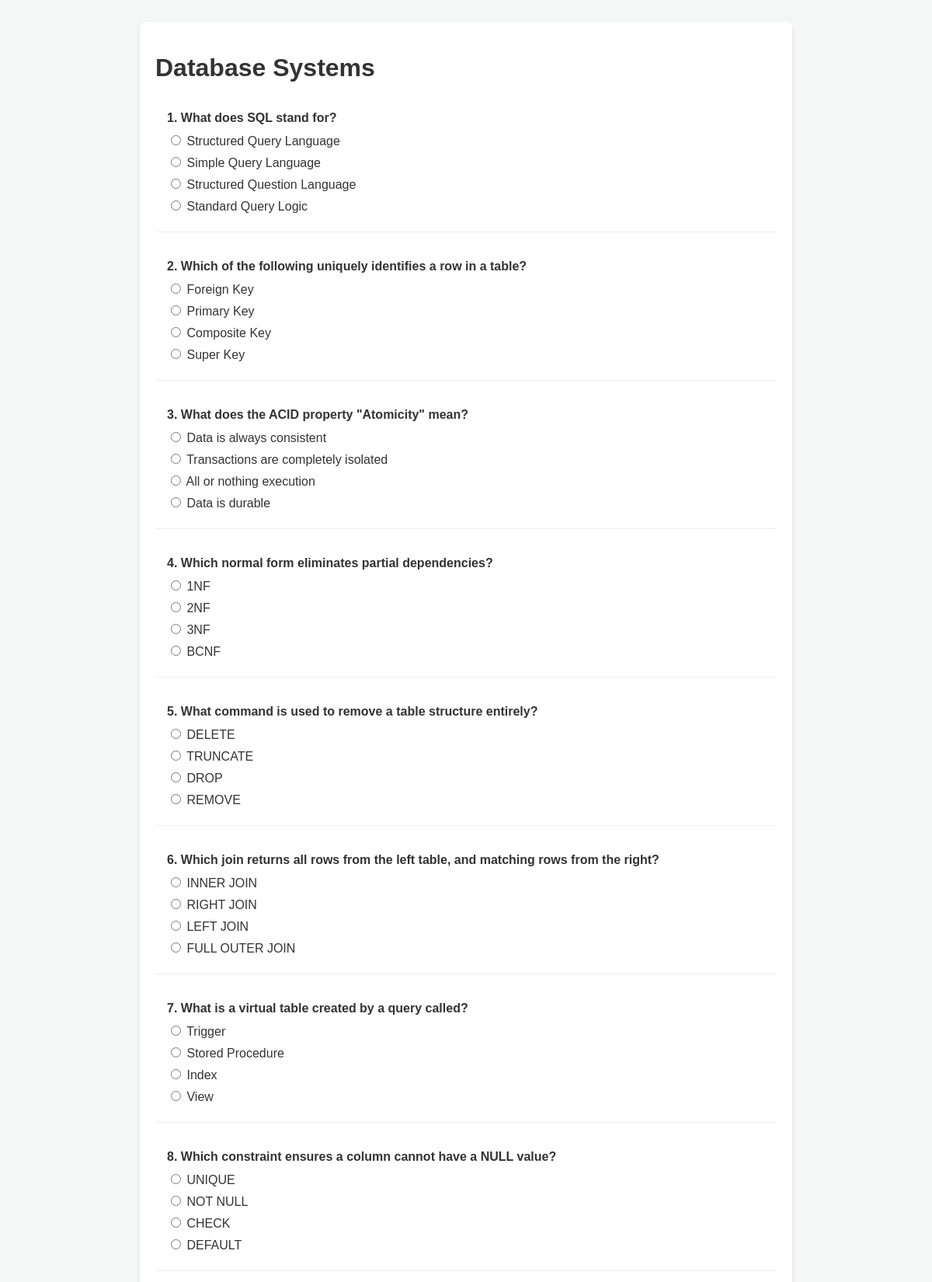
The app's page /Quizzer/public/quiz.php?course_id=1 (signed in, upper part) with its own data.
### tables this page shows
CREATE TABLE `Course` (
  `id` int(11) NOT NULL,
  `coursename` varchar(50) DEFAULT NULL
);

CREATE TABLE `Question` (
  `id` int(11) NOT NULL,
  `CourseID` int(11) DEFAULT NULL,
  `text` varchar(500) DEFAULT NULL
);

CREATE TABLE `Options` (
  `id` int(11) NOT NULL,
  `q_id` int(11) DEFAULT NULL,
  `text` varchar(200) DEFAULT NULL,
  `is_correct` tinyint(1) DEFAULT NULL
);

### Quizzer/public/quiz.php (the view, shortened to what this page needs)
<?php
require_once __DIR__ . '/../config/db.php';
$course_id = $_GET['course_id'] ?? null;
$stmt = $pdo->prepare("SELECT coursename FROM Course WHERE id = ?");
$stmt->execute([$course_id]);
$course = $stmt->fetch();
$stmt = $pdo->prepare("SELECT id, text FROM Question WHERE CourseID = ?");
$stmt->execute([$course_id]);
$questions = $stmt->fetchAll();
?>
<!DOCTYPE html>
<html lang="en">
<head>
</head>
<body>
<div class="quiz-container">
    <h1><?php echo htmlspecialchars($course['coursename']); ?></h1>
    <form method="POST">
        <?php foreach ($questions as $index => $q): ?>
            <div class="question">
                <span class="question-text"><?php echo ($index + 1) . ". " . htmlspecialchars($q['text']); ?></span>
                <?php
                $optStmt = $pdo->prepare("SELECT id, text FROM Options WHERE q_id = ?");
                $optStmt->execute([$q['id']]);
                $options = $optStmt->fetchAll();
                foreach ($options as $opt):
                ?>
                    <label class="option">
                        <input type="radio" name="question_<?php echo $q['id']; ?>" value="<?php echo $opt['id']; ?>" required>
                        <?php echo htmlspecialchars($opt['text']); ?>
                    </label>
                <?php endforeach; ?>
            </div>
        <?php endforeach; ?>
    </form>
</div>
</body>
</html>

### Quizzer/public/quiz.php (style rules this page uses)
body { font-family: sans-serif; background: #f4f7f6; padding: 20px; color: #333; }
.quiz-container { max-width: 800px; margin: 0 auto; background: #fff; padding: 20px; border-radius: 8px; box-shadow: 0 4px 6px rgba(0,0,0,0.1); }
.question { margin-bottom: 20px; padding: 15px; border-bottom: 1px solid #eee; }
.question-text { font-weight: bold; margin-bottom: 10px; display: block; }
.option { display: block; margin-bottom: 8px; cursor: pointer; }

### records on screen
course: coursename "Database Systems"
question: text "What does SQL stand for?"
options: text "Structured Query Language"
options: text "Simple Query Language"
options: text "Structured Question Language"
options: text "Standard Query Logic"
question: text "Which of the following uniquely identifies a row in a table?"
options: text "Foreign Key"
options: text "Primary Key"
options: text "Composite Key"
options: text "Super Key"
question: text "What does the ACID property \"Atomicity\" mean?"
options: text "Data is always consistent"
options: text "Transactions are completely isolated"
options: text "All or nothing execution"
options: text "Data is durable"
question: text "Which normal form eliminates partial dependencies?"
options: text "1NF"
options: text "2NF"
options: text "3NF"
options: text "BCNF"
question: text "What command is used to remove a table structure entirely?"
options: text "DELETE"
options: text "TRUNCATE"
options: text "DROP"
options: text "REMOVE"
question: text "Which join returns all rows from the left table, and matching rows from the right?"
options: text "INNER JOIN"
options: text "RIGHT JOIN"
options: text "LEFT JOIN"
options: text "FULL OUTER JOIN"
question: text "What is a virtual table created by a query called?"
options: text "Trigger"
options: text "Stored Procedure"
options: text "Index"
options: text "View"
question: text "Which constraint ensures a column cannot have a NULL value?"
options: text "UNIQUE"
options: text "NOT NULL"
options: text "CHECK"
options: text "DEFAULT"
